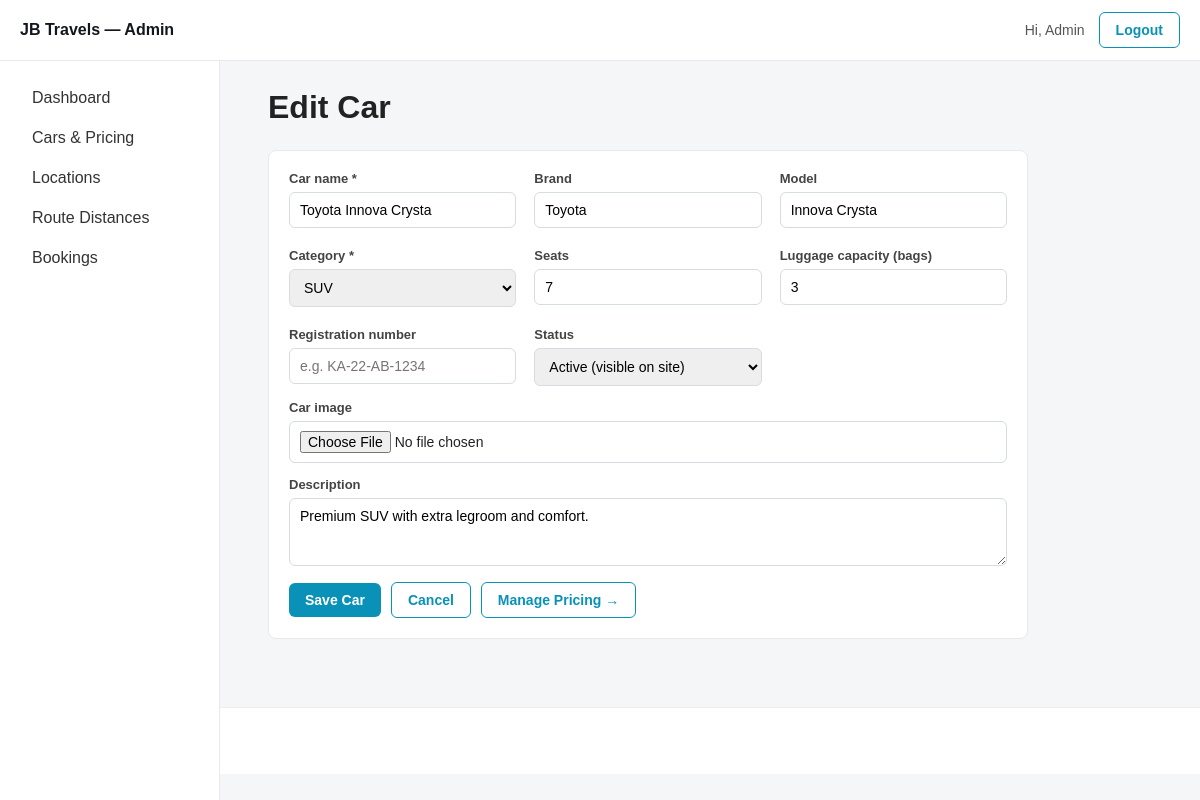
The page /admin/cars/create.php?id=5 (signed in) on the database its author committed.
### tables this page shows
CREATE TABLE cars (
    id INT AUTO_INCREMENT PRIMARY KEY,
    name VARCHAR(100) NOT NULL,
    brand VARCHAR(100),
    model VARCHAR(100),
    category ENUM('HATCHBACK','SEDAN','SUV','MUV','PREMIUM') NOT NULL DEFAULT 'SEDAN',
    seats INT DEFAULT 4,
    luggage_capacity INT DEFAULT 2,
    registration_number VARCHAR(30),
    image VARCHAR(255),
    description TEXT,
    status TINYINT(1) DEFAULT 1,
    created_at TIMESTAMP DEFAULT CURRENT_TIMESTAMP,
    updated_at TIMESTAMP DEFAULT CURRENT_TIMESTAMP ON UPDATE CURRENT_TIMESTAMP
);

### admin/cars/create.php (the view, shortened to what this page needs)
<?php
$editing = false;
$car = ['id'=>0,'name'=>'','brand'=>'','model'=>'','category'=>'SEDAN','seats'=>4,'luggage_capacity'=>2,'registration_number'=>'','image'=>'','description'=>'','status'=>1];
if (!empty($_GET['id'])) {
    $id = (int)$_GET['id'];
    $pdo = Database::getConnection();
    $stmt = $pdo->prepare('SELECT * FROM cars WHERE id = ? LIMIT 1');
    $stmt->execute([$id]);
    $row = $stmt->fetch();
    if ($row) { $car = $row; $editing = true; }
}
$categories = ['HATCHBACK','SEDAN','SUV','MUV','PREMIUM'];
include __DIR__ . '/../includes/header.php';
include __DIR__ . '/../includes/sidebar.php';
?>
<main class="admin-main">
  <h1><?= $editing ? 'Edit Car' : 'Add Car' ?></h1>
  <form method="post" action="save.php" enctype="multipart/form-data" class="stacked-form panel">
    <div class="form-grid">
      <div class="field">
        <label>Car name *</label>
        <input name="name" value="<?= htmlspecialchars($car['name']) ?>" required placeholder="e.g. Swift Dzire">
      </div>
      <div class="field">
        <label>Brand</label>
        <input name="brand" value="<?= htmlspecialchars($car['brand']) ?>" placeholder="e.g. Maruti">
      </div>
      <div class="field">
        <label>Model</label>
        <input name="model" value="<?= htmlspecialchars($car['model']) ?>" placeholder="e.g. Dzire">
      </div>
      <div class="field">
        <label>Category *</label>
        <select name="category">
          <?php foreach ($categories as $cat): ?>
            <option value="<?= $cat ?>" <?= $car['category'] === $cat ? 'selected' : '' ?>><?= $cat ?></option>
          <?php endforeach; ?>
        </select>
      </div>
      <div class="field">
        <label>Seats</label>
        <input name="seats" type="number" min="1" max="20" value="<?= (int)$car['seats'] ?>">
      </div>
      <div class="field">
        <label>Luggage capacity (bags)</label>
        <input name="luggage_capacity" type="number" min="0" max="10" value="<?= (int)$car['luggage_capacity'] ?>">
      </div>
      <div class="field">
        <label>Registration number</label>
        <input name="registration_number" value="<?= htmlspecialchars($car['registration_number'] ?? '') ?>" placeholder="e.g. KA-22-AB-1234">
      </div>
      <div class="field">
        <label>Status</label>
        <select name="status">
          <option value="1" <?= (int)$car['status'] === 1 ? 'selected' : '' ?>>Active (visible on site)</option>
        </select>
      </div>
    </div>
    <div class="field">
      <label>Car image</label>
      <input type="file" name="image" accept=".jpg,.jpeg,.png,.webp">
    </div>
    <div class="field">
      <label>Description</label>
      <textarea name="description" rows="3" placeholder="Short note shown to customers"><?= htmlspecialchars($car['description']) ?></textarea>
    </div>
    <div class="form-actions">
      <button type="submit" class="btn">Save Car</button>
      <a class="btn btn-outline" href="index.php">Cancel</a>
      <?php if ($editing): ?><a class="btn btn-outline" href="rates.php?car_id=<?= (int)$car['id'] ?>">Manage Pricing &rarr;</a><?php endif; ?>
    </div>
  </form>
</main>
<?php include __DIR__ . '/../includes/footer.php'; ?>

### assets/css/admin.css (style rules this page uses)
:root { --jb-yellow:#f4b400; --jb-ink:#12161d; --jb-blue:#0a91b8; --jb-green:#1a9b5c; --jb-red:#c0392b; --jb-line:#e7e9ee; --jb-paper:#f4f6f8; }
* { box-sizing:border-box; }
body { font-family:Arial,Helvetica,sans-serif;background:var(--jb-paper);color:#222;margin:0 }
a { color:var(--jb-blue) }
.admin-main { margin-left:240px;padding:28px;max-width:1100px }
.admin-main h1 { margin-top:0 }
.panel { background:#fff;padding:20px;border:1px solid var(--jb-line);border-radius:8px;margin-top:24px;max-width:760px }
.btn { display:inline-block;padding:9px 16px;background:var(--jb-blue);color:#fff;border-radius:6px;text-decoration:none;border:none;font-weight:700;font-size:14px;cursor:pointer }
.btn-outline { background:#fff;color:var(--jb-blue);border:1px solid var(--jb-blue) }
.stacked-form .field { margin-bottom:14px;display:flex;flex-direction:column;gap:6px }
.stacked-form label { font-size:13px;font-weight:700;color:#444 }
.stacked-form input,.stacked-form select,.stacked-form textarea { padding:9px 10px;border:1px solid #d7dbe2;border-radius:6px;font-size:14px;font-family:inherit }
.form-grid { display:grid;grid-template-columns:repeat(auto-fill,minmax(220px,1fr));gap:6px 18px }
.form-actions { margin-top:16px;display:flex;gap:10px;align-items:center;flex-wrap:wrap }

### rows shown on the page
cars: name "Toyota Innova Crysta", brand "Toyota", model "Innova Crysta", category "SUV", seats "7", luggage_capacity "3", status "Active (visible on site)", description "Premium SUV with extra legroom and comfort."

### other values the page prints
$adminName "Admin"
